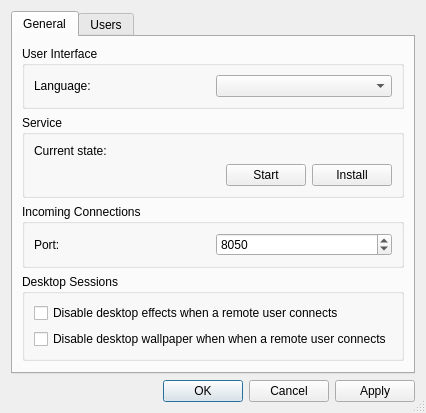
<?xml version="1.0" encoding="UTF-8"?>
<ui version="4.0">
 <class>HostConfigDialog</class>
 <widget class="QDialog" name="HostConfigDialog">
  <property name="geometry">
   <rect>
    <x>0</x>
    <y>0</y>
    <width>383</width>
    <height>372</height>
   </rect>
  </property>
  <property name="windowTitle">
   <string>Host Configuration</string>
  </property>
  <property name="sizeGripEnabled">
   <bool>true</bool>
  </property>
  <layout class="QVBoxLayout" name="verticalLayout_2">
   <item>
    <widget class="QTabWidget" name="tab_general">
     <property name="currentIndex">
      <number>0</number>
     </property>
     <widget class="QWidget" name="widget">
      <attribute name="title">
       <string>General</string>
      </attribute>
      <layout class="QVBoxLayout" name="verticalLayout_5">
       <item>
        <widget class="QGroupBox" name="groupbox_ui">
         <property name="title">
          <string>User Interface</string>
         </property>
         <layout class="QHBoxLayout" name="horizontalLayout_4">
          <item>
           <widget class="QLabel" name="label_language">
            <property name="text">
             <string>Language:</string>
            </property>
           </widget>
          </item>
          <item>
           <widget class="QComboBox" name="combobox_language"/>
          </item>
         </layout>
        </widget>
       </item>
       <item>
        <widget class="QGroupBox" name="groupBox">
         <property name="title">
          <string>Service</string>
         </property>
         <layout class="QVBoxLayout" name="verticalLayout_4">
          <item>
           <widget class="QLabel" name="label_service_status">
            <property name="text">
             <string notr="true">Current state:</string>
            </property>
           </widget>
          </item>
          <item>
           <layout class="QHBoxLayout" name="horizontalLayout_2">
            <item>
             <spacer name="horizontalSpacer">
              <property name="orientation">
               <enum>Qt::Horizontal</enum>
              </property>
              <property name="sizeHint" stdset="0">
               <size>
                <width>40</width>
                <height>20</height>
               </size>
              </property>
             </spacer>
            </item>
            <item>
             <widget class="QPushButton" name="button_service_start_stop">
              <property name="text">
               <string notr="true">Start</string>
              </property>
             </widget>
            </item>
            <item>
             <widget class="QPushButton" name="button_service_install_remove">
              <property name="text">
               <string notr="true">Install</string>
              </property>
             </widget>
            </item>
           </layout>
          </item>
         </layout>
        </widget>
       </item>
       <item>
        <widget class="QGroupBox" name="groupbox_incoming_connections">
         <property name="title">
          <string>Incoming Connections</string>
         </property>
         <layout class="QHBoxLayout" name="horizontalLayout_5">
          <item>
           <widget class="QLabel" name="label_port">
            <property name="text">
             <string>Port:</string>
            </property>
           </widget>
          </item>
          <item>
           <widget class="QSpinBox" name="spinbox_port">
            <property name="minimum">
             <number>1</number>
            </property>
            <property name="maximum">
             <number>65535</number>
            </property>
            <property name="value">
             <number>8050</number>
            </property>
           </widget>
          </item>
         </layout>
        </widget>
       </item>
       <item>
        <widget class="QGroupBox" name="groupbox_desktop">
         <property name="title">
          <string>Desktop Sessions</string>
         </property>
         <layout class="QVBoxLayout" name="verticalLayout_3">
          <item>
           <widget class="QCheckBox" name="checkbox_disable_effects">
            <property name="text">
             <string>Disable desktop effects when a remote user connects</string>
            </property>
           </widget>
          </item>
          <item>
           <widget class="QCheckBox" name="checkbox_disable_wallpaper">
            <property name="text">
             <string>Disable desktop wallpaper when when a remote user connects</string>
            </property>
           </widget>
          </item>
         </layout>
        </widget>
       </item>
       <item>
        <spacer name="verticalSpacer_2">
         <property name="orientation">
          <enum>Qt::Vertical</enum>
         </property>
         <property name="sizeHint" stdset="0">
          <size>
           <width>20</width>
           <height>2</height>
          </size>
         </property>
        </spacer>
       </item>
      </layout>
     </widget>
     <widget class="QWidget" name="tab_users">
      <attribute name="title">
       <string>Users</string>
      </attribute>
      <layout class="QHBoxLayout" name="horizontalLayout">
       <item>
        <layout class="QVBoxLayout" name="verticalLayout">
         <item>
          <widget class="QPushButton" name="button_add">
           <property name="sizePolicy">
            <sizepolicy hsizetype="Fixed" vsizetype="Fixed">
             <horstretch>0</horstretch>
             <verstretch>0</verstretch>
            </sizepolicy>
           </property>
           <property name="text">
            <string/>
           </property>
           <property name="icon">
            <iconset resource="../../resources/resources.qrc">
             <normaloff>:/icon/user-plus.png</normaloff>:/icon/user-plus.png</iconset>
           </property>
          </widget>
         </item>
         <item>
          <widget class="QPushButton" name="button_modify">
           <property name="sizePolicy">
            <sizepolicy hsizetype="Fixed" vsizetype="Fixed">
             <horstretch>0</horstretch>
             <verstretch>0</verstretch>
            </sizepolicy>
           </property>
           <property name="text">
            <string/>
           </property>
           <property name="icon">
            <iconset resource="../../resources/resources.qrc">
             <normaloff>:/icon/user-pencil.png</normaloff>:/icon/user-pencil.png</iconset>
           </property>
          </widget>
         </item>
         <item>
          <widget class="QPushButton" name="button_delete">
           <property name="sizePolicy">
            <sizepolicy hsizetype="Fixed" vsizetype="Fixed">
             <horstretch>0</horstretch>
             <verstretch>0</verstretch>
            </sizepolicy>
           </property>
           <property name="text">
            <string/>
           </property>
           <property name="icon">
            <iconset resource="../../resources/resources.qrc">
             <normaloff>:/icon/user-minus.png</normaloff>:/icon/user-minus.png</iconset>
           </property>
          </widget>
         </item>
         <item>
          <spacer name="verticalSpacer">
           <property name="orientation">
            <enum>Qt::Vertical</enum>
           </property>
           <property name="sizeHint" stdset="0">
            <size>
             <width>20</width>
             <height>40</height>
            </size>
           </property>
          </spacer>
         </item>
        </layout>
       </item>
       <item>
        <widget class="QTreeWidget" name="tree_users">
         <property name="contextMenuPolicy">
          <enum>Qt::CustomContextMenu</enum>
         </property>
         <property name="indentation">
          <number>0</number>
         </property>
         <property name="sortingEnabled">
          <bool>true</bool>
         </property>
         <column>
          <property name="text">
           <string>Users</string>
          </property>
         </column>
        </widget>
       </item>
      </layout>
     </widget>
    </widget>
   </item>
   <item>
    <widget class="QDialogButtonBox" name="button_box">
     <property name="standardButtons">
      <set>QDialogButtonBox::Apply|QDialogButtonBox::Cancel|QDialogButtonBox::Ok</set>
     </property>
    </widget>
   </item>
  </layout>
  <action name="action_add">
   <property name="icon">
    <iconset resource="../../resources/resources.qrc">
     <normaloff>:/icon/user-plus.png</normaloff>:/icon/user-plus.png</iconset>
   </property>
   <property name="text">
    <string>Add</string>
   </property>
  </action>
  <action name="action_modify">
   <property name="icon">
    <iconset resource="../../resources/resources.qrc">
     <normaloff>:/icon/user-pencil.png</normaloff>:/icon/user-pencil.png</iconset>
   </property>
   <property name="text">
    <string>Modify</string>
   </property>
  </action>
  <action name="action_delete">
   <property name="icon">
    <iconset resource="../../resources/resources.qrc">
     <normaloff>:/icon/user-minus.png</normaloff>:/icon/user-minus.png</iconset>
   </property>
   <property name="text">
    <string>Delete</string>
   </property>
  </action>
 </widget>
 <resources>
  <include location="../../resources/resources.qrc"/>
 </resources>
 <connections/>
</ui>
